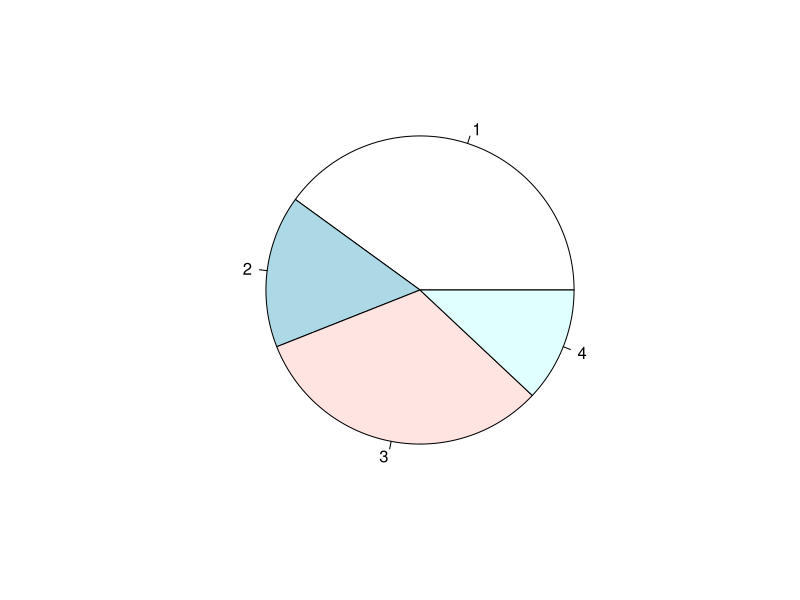
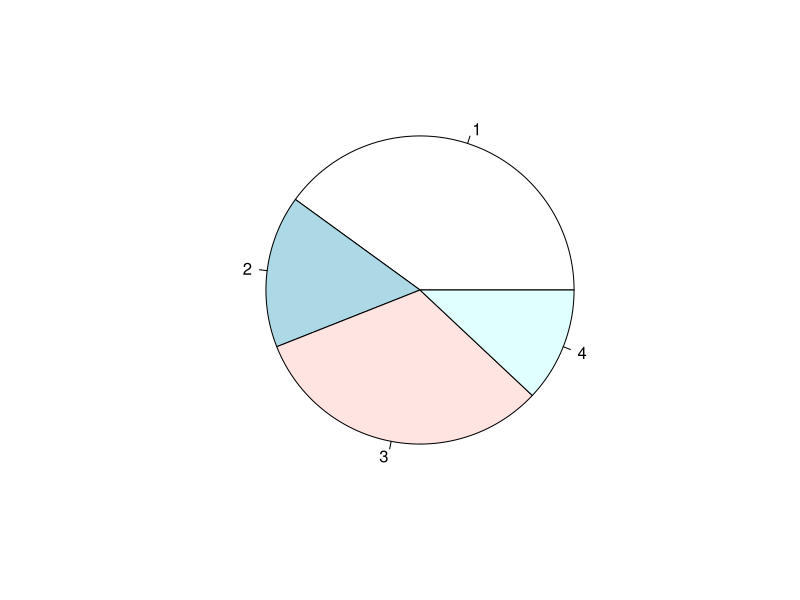
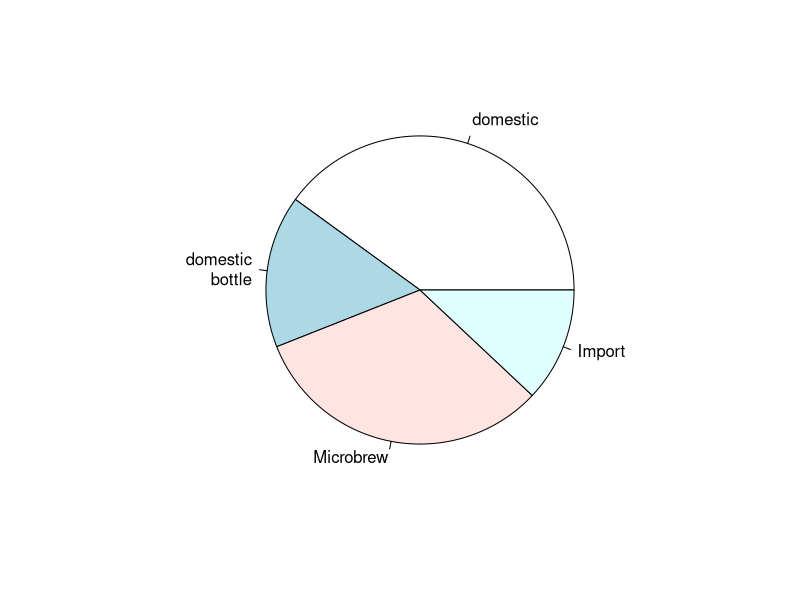
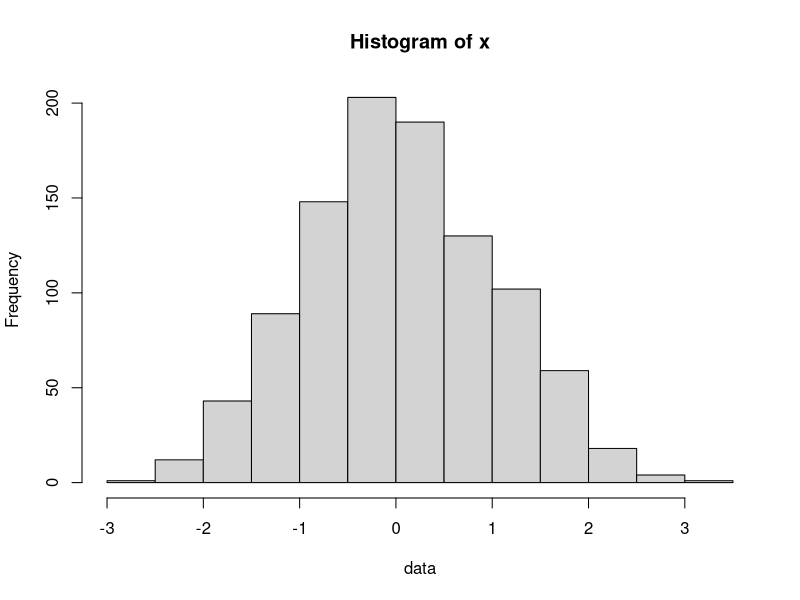
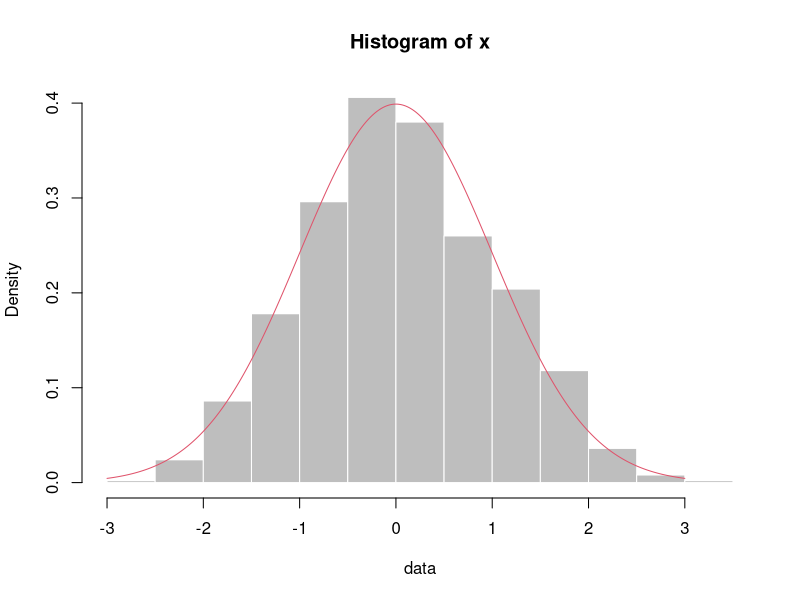
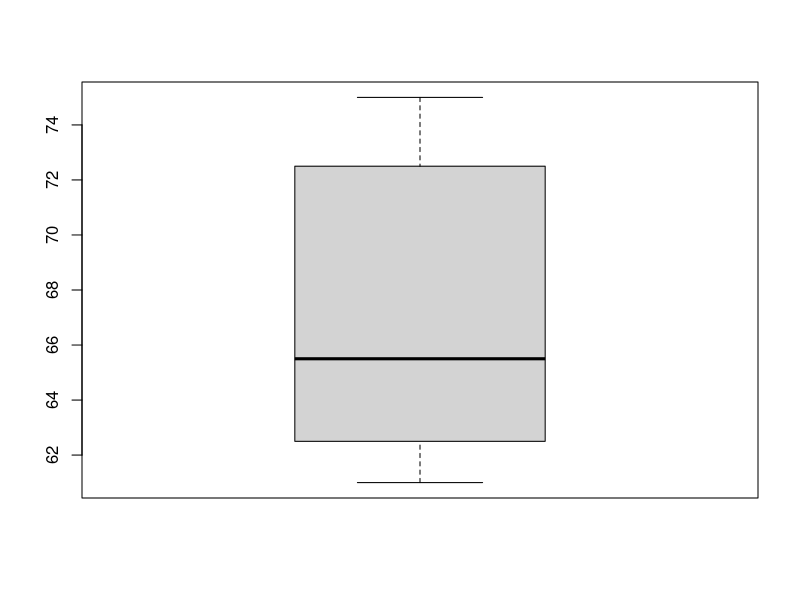
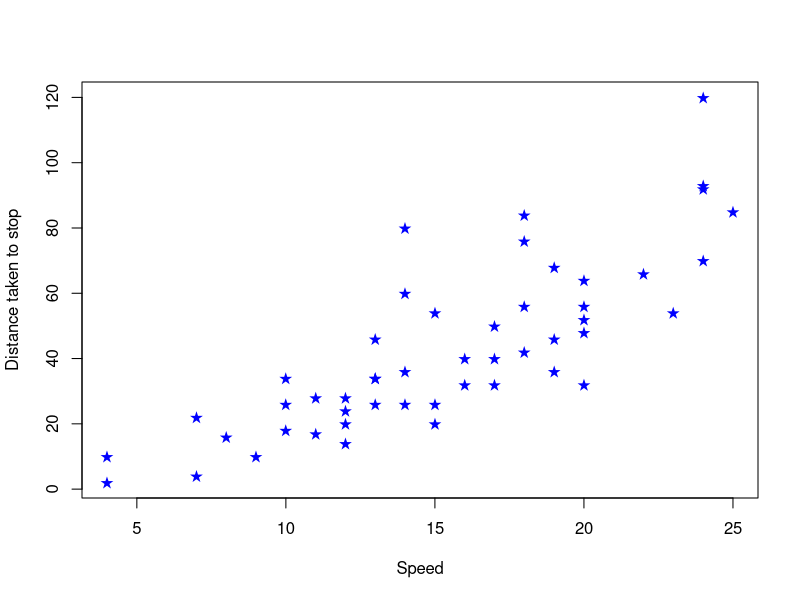
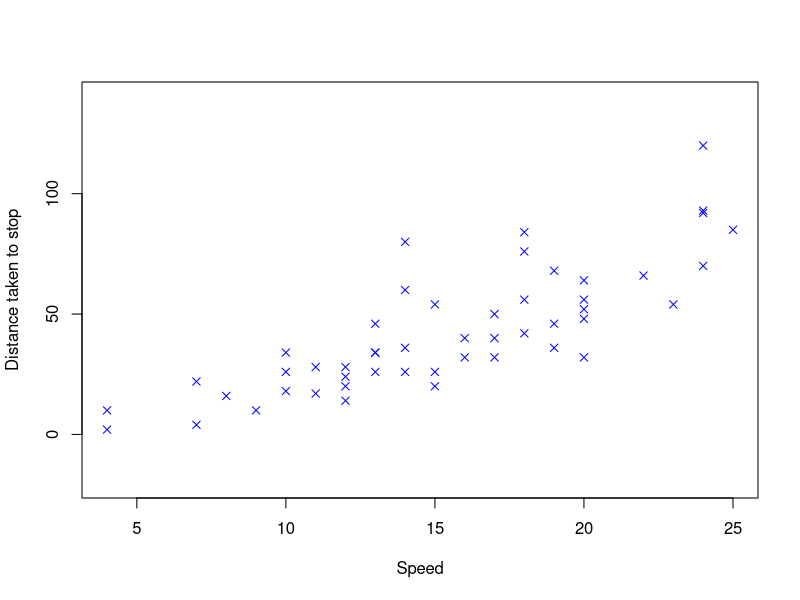

Reproduce these figures in R, in order.
# 원형 그래프
beer=c(3,4,1,1,3,4,3,3,1,3,2,1,2,1,2,3,2,3,1,1,1,1,4,3,1)
# 카운트하여 원형에 넣기
beer.counts=table(beer)
pie(beer.counts)
# 근데 값이 똑같은데????? 
pie(table(beer))


# 원형그래프에 변수명 추가하기 pie()
names(beer.counts)=c("domestic\n", "domestic\n bottle", "Microbrew", "Import")
pie(beer.counts)

#나뭇잎 그래프(Stem-and leaf plot) :stem()
scores=c(2,3,16,23,14,12,4,13,2,0,0,0,6,28,31,14,4,8,2,5);
stem(scores)

#히스토그램:hist()
# 난수 추출 1000개
x=rnorm(1000)
hist(x, xlab="data")

# 0,1의 밀도함수 비교 
hist(x, probability = T, xlab="data", col="gray", border = "white")
z=seq(from=-3, to=3, by=0.01)
# 정규확률분포에서 밀도의 y값 dnorm
lines(z, dnorm(z), col=2)


# 박스플롯: boxplot()
growth=c(75,72,73,61,67,64,62,63)
suger=c("C","C","C","F","F","F","S","S")
fly=data.frame(growth=growth, suger=suger)
boxplot(fly$growth)


#산점도 scatterplot(스케터플롯):plot
# 이렇게 않하고 그냥 cars만 해도 된다
# data("cars")
# head(cars)/ tail(cars)/ str(cars)

cars
str(cars)
plot(cars$speed, cars$dist,
     col="blue",
     pch="★",
     ylab = "Distance taken to stop",
     xlab = "Speed",
     # 벡터형태로 최소값과 최대값을 적어준다 
     ylime=c(-10, 140)
     )

# 산점도 다른버전 :with() 위에게 더 쉬운데??? 
with(cars, plot(speed, dist,
                col="blue",
                pch=4,
                ylab="Distance taken to stop",
                xlab="Speed",
                ylim=c(-20,140)
            
)
)

